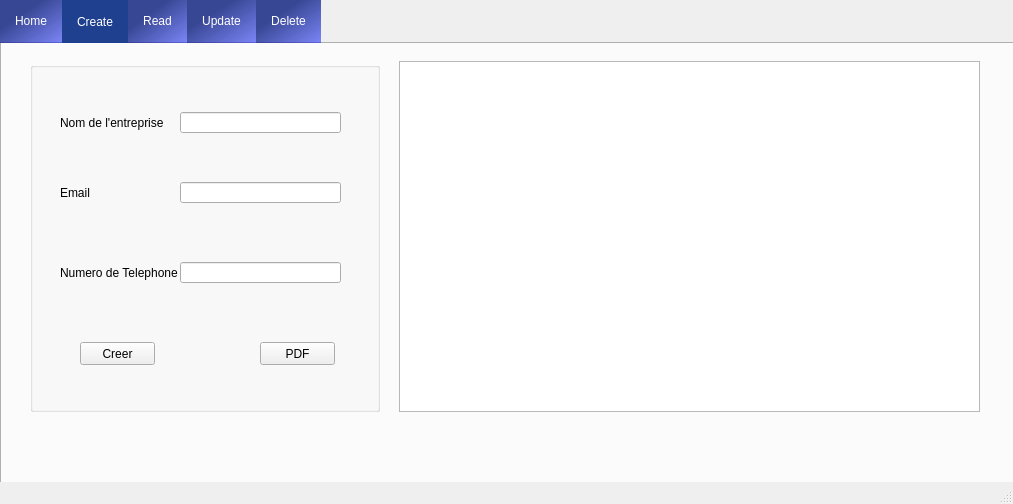
<?xml version="1.0" encoding="UTF-8"?>
<ui version="4.0">
 <class>Gestion_Client</class>
 <widget class="QMainWindow" name="Gestion_Client">
  <property name="geometry">
   <rect>
    <x>0</x>
    <y>0</y>
    <width>1013</width>
    <height>504</height>
   </rect>
  </property>
  <property name="windowTitle">
   <string>Tayarni - Gestion Client</string>
  </property>
  <property name="styleSheet">
   <string notr="true"/>
  </property>
  <widget class="QWidget" name="centralwidget">
   <widget class="QTabWidget" name="tabWidget">
    <property name="geometry">
     <rect>
      <x>0</x>
      <y>-1</y>
      <width>1021</width>
      <height>601</height>
     </rect>
    </property>
    <property name="styleSheet">
     <string notr="true">QTabWidget::pane {
  top:-1px; 
  background: rgb(245, 245, 245);
} 

QTabBar::tab {
	color: white;
  background: qlineargradient(spread:pad, x1:0.349, y1:0.336364, x2:1, y2:1, stop:0 rgba(5, 24, 122, 200), stop:1 rgba(5, 24, 255, 125));
  padding: 15px;
} 

QTabBar::tab:selected { 
	color: white;
  background: #1F408E;
  margin-bottom: -1px; 
}</string>
    </property>
    <property name="currentIndex">
     <number>1</number>
    </property>
    <widget class="QWidget" name="Home">
     <attribute name="title">
      <string>Home</string>
     </attribute>
     <widget class="QGroupBox" name="groupBox_4">
      <property name="geometry">
       <rect>
        <x>10</x>
        <y>70</y>
        <width>240</width>
        <height>240</height>
       </rect>
      </property>
      <property name="title">
       <string/>
      </property>
      <widget class="QPushButton" name="CreateHome">
       <property name="geometry">
        <rect>
         <x>20</x>
         <y>30</y>
         <width>191</width>
         <height>191</height>
        </rect>
       </property>
       <property name="styleSheet">
        <string notr="true">
border-image: url(:/new/prefix1/PngItem_792657.png) 0 0 0 0 stretch stretch;
border: 15px

QWidget#Home,#Create,#Read,#Update,#Delete {background-color:#1F408E;}</string>
       </property>
       <property name="text">
        <string/>
       </property>
      </widget>
     </widget>
     <widget class="QGroupBox" name="groupBox_5">
      <property name="geometry">
       <rect>
        <x>260</x>
        <y>70</y>
        <width>240</width>
        <height>240</height>
       </rect>
      </property>
      <property name="title">
       <string/>
      </property>
      <widget class="QPushButton" name="ReadHome">
       <property name="geometry">
        <rect>
         <x>20</x>
         <y>20</y>
         <width>191</width>
         <height>191</height>
        </rect>
       </property>
       <property name="styleSheet">
        <string notr="true">border-image: url(:/new/prefix1/3068380.png)  0 0 0 0 stretch stretch;
border: 15px;</string>
       </property>
       <property name="text">
        <string/>
       </property>
      </widget>
     </widget>
     <widget class="QGroupBox" name="groupBox_6">
      <property name="geometry">
       <rect>
        <x>510</x>
        <y>70</y>
        <width>240</width>
        <height>240</height>
       </rect>
      </property>
      <property name="title">
       <string/>
      </property>
      <widget class="QPushButton" name="UpdateHome">
       <property name="geometry">
        <rect>
         <x>20</x>
         <y>20</y>
         <width>191</width>
         <height>191</height>
        </rect>
       </property>
       <property name="styleSheet">
        <string notr="true">border-image: url(:/new/prefix1/update-icon.png)  0 0 0 0 stretch stretch;
border: 14px;</string>
       </property>
       <property name="text">
        <string/>
       </property>
      </widget>
     </widget>
     <widget class="QGroupBox" name="groupBox_7">
      <property name="geometry">
       <rect>
        <x>760</x>
        <y>69</y>
        <width>240</width>
        <height>240</height>
       </rect>
      </property>
      <property name="title">
       <string/>
      </property>
      <widget class="QPushButton" name="DeleteHome">
       <property name="geometry">
        <rect>
         <x>30</x>
         <y>20</y>
         <width>191</width>
         <height>191</height>
        </rect>
       </property>
       <property name="styleSheet">
        <string notr="true">

border-image: url(:/new/prefix1/1345874.png) 0 0 0 0 stretch stretch;
border: 15px
</string>
       </property>
       <property name="text">
        <string/>
       </property>
      </widget>
     </widget>
     <widget class="QLabel" name="label_5">
      <property name="geometry">
       <rect>
        <x>640</x>
        <y>280</y>
        <width>621</width>
        <height>201</height>
       </rect>
      </property>
      <property name="styleSheet">
       <string notr="true">image: url(:/new/prefix1/tayarni.png);</string>
      </property>
      <property name="text">
       <string/>
      </property>
     </widget>
    </widget>
    <widget class="QWidget" name="Create">
     <attribute name="title">
      <string>Create</string>
     </attribute>
     <widget class="QTableView" name="affiche">
      <property name="geometry">
       <rect>
        <x>399</x>
        <y>19</y>
        <width>581</width>
        <height>351</height>
       </rect>
      </property>
     </widget>
     <widget class="QGroupBox" name="groupBox_3">
      <property name="geometry">
       <rect>
        <x>30</x>
        <y>20</y>
        <width>350</width>
        <height>350</height>
       </rect>
      </property>
      <property name="title">
       <string/>
      </property>
      <widget class="MyButton" name="PDF_Button">
       <property name="geometry">
        <rect>
         <x>230</x>
         <y>280</y>
         <width>75</width>
         <height>23</height>
        </rect>
       </property>
       <property name="text">
        <string>PDF</string>
       </property>
      </widget>
      <widget class="MyButton" name="createbutton">
       <property name="geometry">
        <rect>
         <x>50</x>
         <y>280</y>
         <width>75</width>
         <height>23</height>
        </rect>
       </property>
       <property name="text">
        <string>Creer</string>
       </property>
      </widget>
      <widget class="QLabel" name="label_3">
       <property name="geometry">
        <rect>
         <x>30</x>
         <y>200</y>
         <width>121</width>
         <height>21</height>
        </rect>
       </property>
       <property name="minimumSize">
        <size>
         <width>121</width>
         <height>21</height>
        </size>
       </property>
       <property name="text">
        <string>Numero de Telephone</string>
       </property>
      </widget>
      <widget class="QLabel" name="label">
       <property name="geometry">
        <rect>
         <x>30</x>
         <y>50</y>
         <width>121</width>
         <height>21</height>
        </rect>
       </property>
       <property name="text">
        <string>Nom de l'entreprise</string>
       </property>
      </widget>
      <widget class="QLineEdit" name="lineEdit_numtel">
       <property name="geometry">
        <rect>
         <x>150</x>
         <y>200</y>
         <width>161</width>
         <height>21</height>
        </rect>
       </property>
      </widget>
      <widget class="QLabel" name="label_2">
       <property name="geometry">
        <rect>
         <x>30</x>
         <y>120</y>
         <width>121</width>
         <height>21</height>
        </rect>
       </property>
       <property name="text">
        <string>Email</string>
       </property>
      </widget>
      <widget class="QLineEdit" name="lineEdit_email">
       <property name="geometry">
        <rect>
         <x>150</x>
         <y>120</y>
         <width>161</width>
         <height>21</height>
        </rect>
       </property>
      </widget>
      <widget class="QLineEdit" name="lineEdit_name">
       <property name="geometry">
        <rect>
         <x>150</x>
         <y>50</y>
         <width>161</width>
         <height>21</height>
        </rect>
       </property>
      </widget>
     </widget>
    </widget>
    <widget class="QWidget" name="Read">
     <attribute name="title">
      <string>Read</string>
     </attribute>
     <widget class="MyButton" name="trinom">
      <property name="geometry">
       <rect>
        <x>40</x>
        <y>40</y>
        <width>91</width>
        <height>21</height>
       </rect>
      </property>
      <property name="text">
       <string>Nom Entreprise</string>
      </property>
     </widget>
     <widget class="QLabel" name="label_4">
      <property name="geometry">
       <rect>
        <x>40</x>
        <y>20</y>
        <width>47</width>
        <height>14</height>
       </rect>
      </property>
      <property name="text">
       <string>Trier par</string>
      </property>
     </widget>
     <widget class="MyButton" name="triemail">
      <property name="geometry">
       <rect>
        <x>140</x>
        <y>40</y>
        <width>91</width>
        <height>21</height>
       </rect>
      </property>
      <property name="text">
       <string>Email</string>
      </property>
     </widget>
     <widget class="MyButton" name="statistique">
      <property name="geometry">
       <rect>
        <x>240</x>
        <y>40</y>
        <width>171</width>
        <height>21</height>
       </rect>
      </property>
      <property name="text">
       <string>Statistique</string>
      </property>
     </widget>
     <widget class="QTableView" name="afficheread">
      <property name="geometry">
       <rect>
        <x>30</x>
        <y>70</y>
        <width>951</width>
        <height>341</height>
       </rect>
      </property>
     </widget>
    </widget>
    <widget class="QWidget" name="Update">
     <attribute name="title">
      <string>Update</string>
     </attribute>
     <widget class="QTableView" name="affichemodif">
      <property name="geometry">
       <rect>
        <x>399</x>
        <y>19</y>
        <width>581</width>
        <height>351</height>
       </rect>
      </property>
     </widget>
     <widget class="QGroupBox" name="groupBox_2">
      <property name="geometry">
       <rect>
        <x>30</x>
        <y>20</y>
        <width>350</width>
        <height>350</height>
       </rect>
      </property>
      <property name="title">
       <string/>
      </property>
      <widget class="QLineEdit" name="lineEdit_edit_id">
       <property name="geometry">
        <rect>
         <x>150</x>
         <y>50</y>
         <width>161</width>
         <height>21</height>
        </rect>
       </property>
      </widget>
      <widget class="QLineEdit" name="lineEdit_edit_numtel">
       <property name="geometry">
        <rect>
         <x>150</x>
         <y>220</y>
         <width>161</width>
         <height>21</height>
        </rect>
       </property>
      </widget>
      <widget class="QLabel" name="label_7">
       <property name="geometry">
        <rect>
         <x>30</x>
         <y>160</y>
         <width>121</width>
         <height>21</height>
        </rect>
       </property>
       <property name="text">
        <string>Email</string>
       </property>
      </widget>
      <widget class="MyButton" name="pushButton">
       <property name="geometry">
        <rect>
         <x>114</x>
         <y>292</y>
         <width>111</width>
         <height>21</height>
        </rect>
       </property>
       <property name="text">
        <string>Ajouter Voyageur</string>
       </property>
      </widget>
      <widget class="QLabel" name="label_8">
       <property name="geometry">
        <rect>
         <x>30</x>
         <y>50</y>
         <width>121</width>
         <height>21</height>
        </rect>
       </property>
       <property name="text">
        <string>Identifiant</string>
       </property>
      </widget>
      <widget class="QLabel" name="label_9">
       <property name="geometry">
        <rect>
         <x>30</x>
         <y>220</y>
         <width>121</width>
         <height>21</height>
        </rect>
       </property>
       <property name="text">
        <string>Numero de telephone</string>
       </property>
      </widget>
      <widget class="QLineEdit" name="lineEdit_edit_name">
       <property name="geometry">
        <rect>
         <x>150</x>
         <y>100</y>
         <width>161</width>
         <height>21</height>
        </rect>
       </property>
      </widget>
      <widget class="MyButton" name="modifybutton">
       <property name="geometry">
        <rect>
         <x>240</x>
         <y>290</y>
         <width>75</width>
         <height>23</height>
        </rect>
       </property>
       <property name="text">
        <string>Modifier</string>
       </property>
      </widget>
      <widget class="QLabel" name="label_6">
       <property name="geometry">
        <rect>
         <x>30</x>
         <y>100</y>
         <width>121</width>
         <height>21</height>
        </rect>
       </property>
       <property name="text">
        <string>Nom de l'entreprise</string>
       </property>
      </widget>
      <widget class="QLineEdit" name="lineEdit_edit_email">
       <property name="geometry">
        <rect>
         <x>150</x>
         <y>160</y>
         <width>161</width>
         <height>21</height>
        </rect>
       </property>
      </widget>
     </widget>
    </widget>
    <widget class="QWidget" name="Delete">
     <attribute name="title">
      <string>Delete</string>
     </attribute>
     <widget class="QTableView" name="affichedelete">
      <property name="geometry">
       <rect>
        <x>399</x>
        <y>19</y>
        <width>581</width>
        <height>351</height>
       </rect>
      </property>
     </widget>
     <widget class="QGroupBox" name="groupBox">
      <property name="geometry">
       <rect>
        <x>30</x>
        <y>20</y>
        <width>350</width>
        <height>350</height>
       </rect>
      </property>
      <property name="title">
       <string/>
      </property>
      <widget class="QLineEdit" name="lineEdit_delete_id">
       <property name="geometry">
        <rect>
         <x>150</x>
         <y>50</y>
         <width>161</width>
         <height>21</height>
        </rect>
       </property>
      </widget>
      <widget class="QLabel" name="label_11">
       <property name="geometry">
        <rect>
         <x>30</x>
         <y>50</y>
         <width>121</width>
         <height>21</height>
        </rect>
       </property>
       <property name="text">
        <string>Identifiant</string>
       </property>
      </widget>
      <widget class="QLabel" name="label_10">
       <property name="geometry">
        <rect>
         <x>30</x>
         <y>160</y>
         <width>121</width>
         <height>21</height>
        </rect>
       </property>
       <property name="text">
        <string>Email</string>
       </property>
      </widget>
      <widget class="QLineEdit" name="lineEdit_delete_email">
       <property name="geometry">
        <rect>
         <x>150</x>
         <y>160</y>
         <width>161</width>
         <height>21</height>
        </rect>
       </property>
       <property name="readOnly">
        <bool>true</bool>
       </property>
      </widget>
      <widget class="QLabel" name="label_13">
       <property name="geometry">
        <rect>
         <x>30</x>
         <y>100</y>
         <width>121</width>
         <height>21</height>
        </rect>
       </property>
       <property name="text">
        <string>Nom de l'entreprise</string>
       </property>
      </widget>
      <widget class="QLabel" name="label_12">
       <property name="geometry">
        <rect>
         <x>30</x>
         <y>220</y>
         <width>121</width>
         <height>21</height>
        </rect>
       </property>
       <property name="text">
        <string>Numero de telephone</string>
       </property>
      </widget>
      <widget class="MyButton" name="deletebutton">
       <property name="geometry">
        <rect>
         <x>240</x>
         <y>290</y>
         <width>75</width>
         <height>23</height>
        </rect>
       </property>
       <property name="text">
        <string>Delete</string>
       </property>
      </widget>
      <widget class="QLineEdit" name="lineEdit_delete_numtel">
       <property name="geometry">
        <rect>
         <x>150</x>
         <y>220</y>
         <width>161</width>
         <height>21</height>
        </rect>
       </property>
       <property name="readOnly">
        <bool>true</bool>
       </property>
      </widget>
      <widget class="QLineEdit" name="lineEdit_delete_name">
       <property name="geometry">
        <rect>
         <x>150</x>
         <y>100</y>
         <width>161</width>
         <height>21</height>
        </rect>
       </property>
       <property name="readOnly">
        <bool>true</bool>
       </property>
      </widget>
     </widget>
    </widget>
   </widget>
  </widget>
  <widget class="QMenuBar" name="menubar">
   <property name="geometry">
    <rect>
     <x>0</x>
     <y>0</y>
     <width>1013</width>
     <height>26</height>
    </rect>
   </property>
  </widget>
  <widget class="QStatusBar" name="statusbar"/>
 </widget>
 <customwidgets>
  <customwidget>
   <class>MyButton</class>
   <extends>QPushButton</extends>
   <header location="global">mybutton.h</header>
  </customwidget>
 </customwidgets>
 <resources/>
 <connections/>
</ui>
